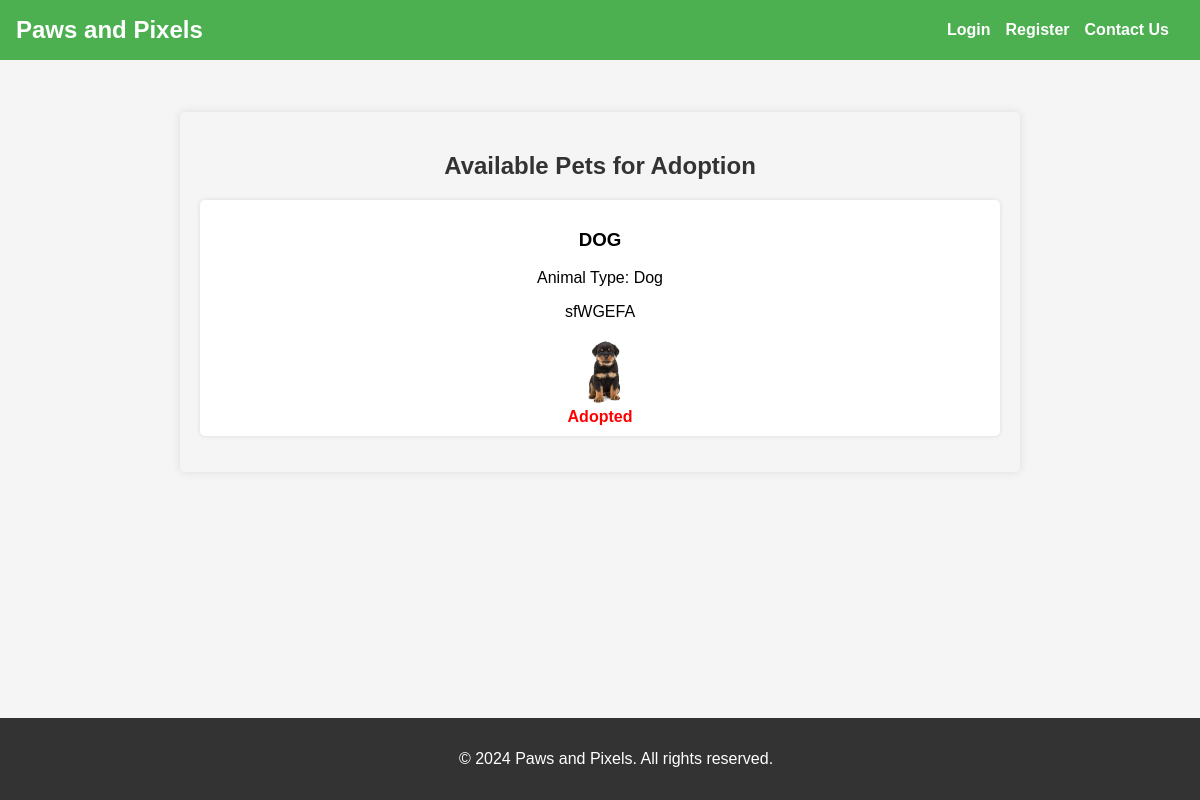
The app's page /adoptions/, older data.
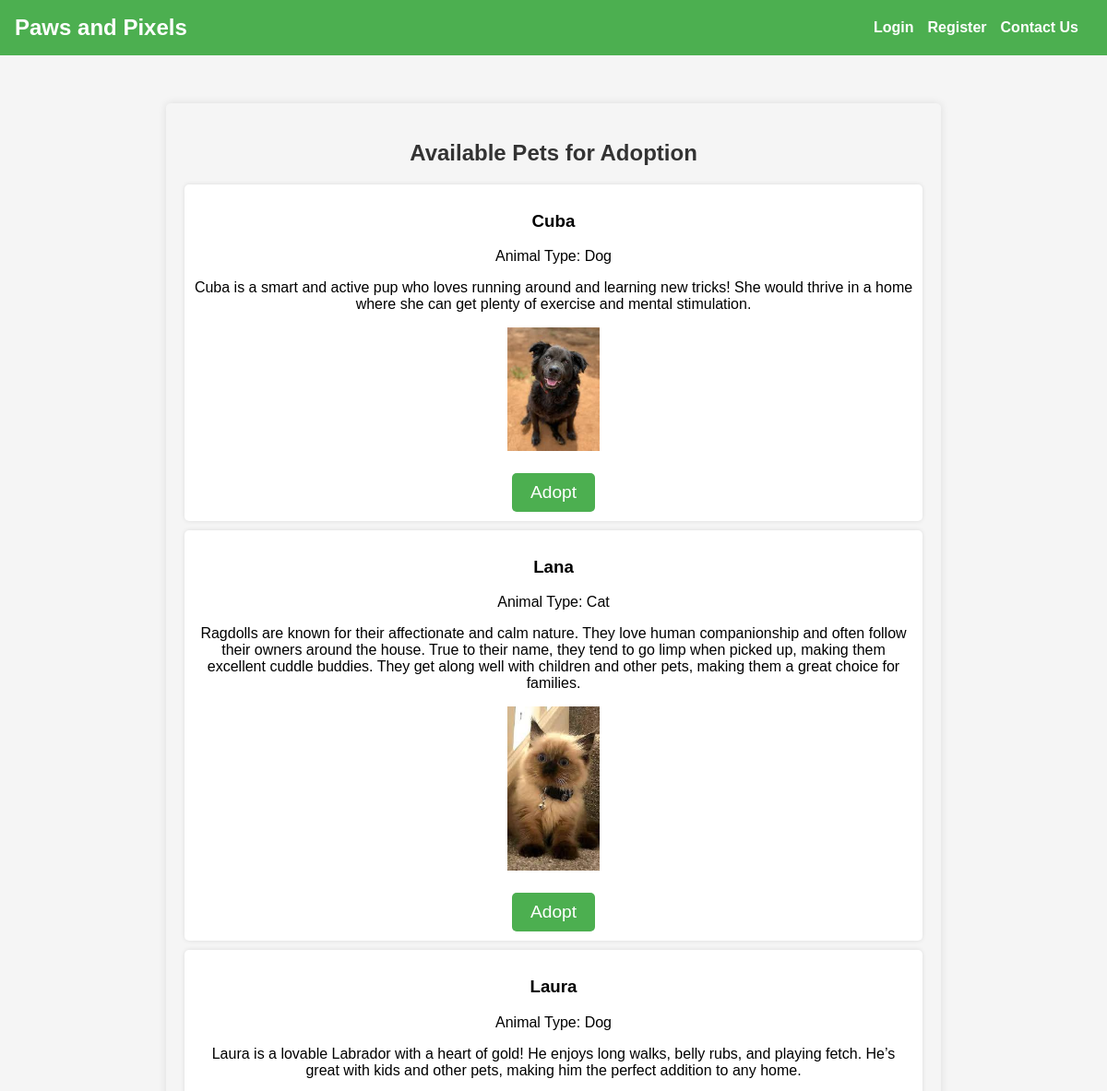
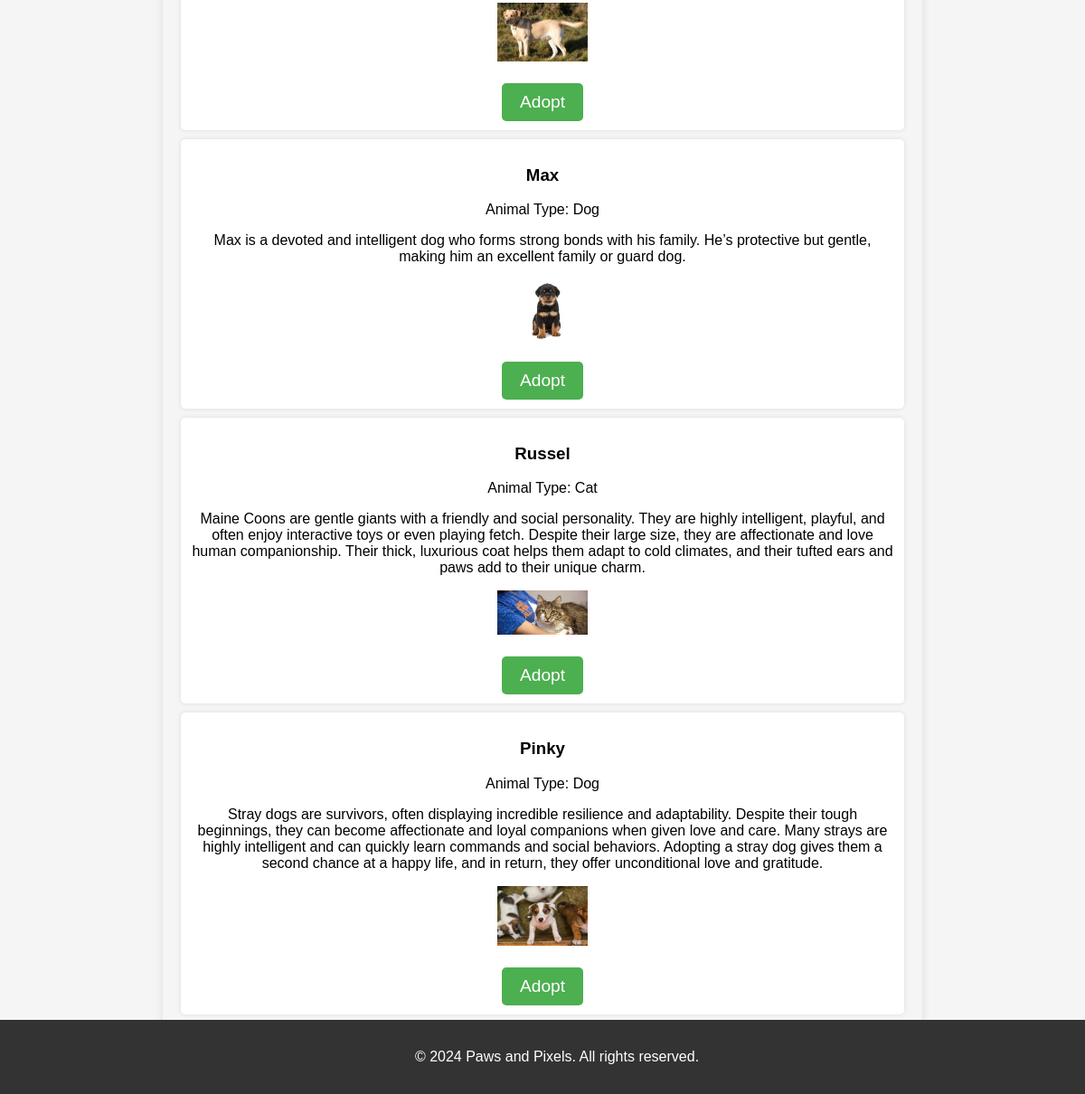
The same page, newer data (2 pictures, top to bottom).
### Home/models.py (models this page shows, shortened)
class Adoption(models.Model):
    animal_name = models.CharField(max_length=100, default='Unknown')
    breed = models.CharField(max_length=100, default='Unknown')
    description = models.TextField()
    available = models.BooleanField(default=True)  # Track if the pet is available
    animal_type = models.CharField(max_length=50)  # e.g., Dog, Cat, Bird
    image = models.ImageField(upload_to='adoptions/', null=True, blank=True, default='0')

### Home/views.py (the view)
# urls.py: path('adoptions/', views.adoptions, name='adoptions'),
def adoptions(request):
    adoptions = Adoption.objects.all()  # Fetch all pets available for adoption
    return render(request, 'adoptions.html', {'adoptions': adoptions})

### Home/templates/Adoptions.html (shortened to what this page needs)
{% extends 'base.html' %}
{% block content %}
<div class="container">
    <div class="adoptions-container">
        <h2>Available Pets for Adoption</h2>
        <ul>
            {% for pet in adoptions %}
            <li>
                <h3>{{ pet.animal_name }}</h3>
                <p>Animal Type: {{ pet.animal_type }}</p>
                <p>{{ pet.description }}</p>
                <img src="{{ pet.image.url }}" alt="{{ pet.animal_name }}" width="100">
                <br>
                {% if pet.available %}
                    <a href="{% url 'adopt_pet' pet.id %}" class="add-adoption-btn">Adopt</a>
                {% else %}
                    <span style="color: red; font-weight: bold;">Adopted</span>
                {% endif %}
            </li>
            {% empty %}
            <p>No pets available for adoption at the moment.</p>
            {% endfor %}
        </ul>
    </div>
</div>
{% endblock %}

### Home/templates/base.html (shortened to what this page needs)
<!DOCTYPE html>
<html lang="en">
<head>
</head>
<body>
    <nav>
        <div class="logo">
            <a href="{% url 'home' %}" style="color: white; text-decoration: none;">Paws and Pixels</a>
        </div>
        <ul>
            {% if user.is_authenticated %}
                <li><a href="{% url 'home' %}">Home</a></li>
                <li><a href="{% url 'contact' %}">Contact Us</a></li>
                <li><a href="{% url 'about' %}">About</a></li>
                <li>
                    <a href="{% url 'view_cart' %}" title="View Cart">
                        🛒 Cart (<span id="cart-count">0</span>)
                    </a>
                </li>
                <li class="dropdown-container">
                    <label for="dropdown">What do you need to do?</label>
                    <select id="dropdown" onchange="navigateToPage(this.value)">
                        <option value="">Select</option>
                        <option value="{% url 'accessories' %}">Accessories</option>
                        <option value="{% url 'adoptions' %}">Adoptions</option>
                    </select>
                </li>
                <li class="dropdown-container">
                    <label for="feedback-dropdown">Feedback</label>
                    <select id="feedback-dropdown" onchange="navigateToPage(this.value)">
                        <option value="">Select</option>
                        <option value="{% url 'feedback' %}">Give Feedback</option>
                        <option value="{% url 'concern' %}">Raise a Concern</option>
                    </select>
                </li>
                <li><a href="{% url 'logout' %}">Logout</a></li>
            {% else %}
                <li><a href="{% url 'login' %}">Login</a></li>
                <li><a href="{% url 'register' %}">Register</a></li>
                <li><a href="{% url 'contact' %}">Contact Us</a></li>
            {% endif %}
        </ul>
    </nav>
    <div class="content">
        {% block content %}
        {% endblock %}
    </div>
    <footer>
        <p>&copy; 2024 Paws and Pixels. All rights reserved.</p>
    </footer>
</body>
</html>

### Home/templates/base.html (style rules this page uses)
body { font-family: Arial, sans-serif; margin: 0; padding: 0; background-color: #f5f5f5; }
nav { background-color: #4caf50; padding: 1rem; display: flex; justify-content: space-between; align-items: center; }
nav ul { list-style-type: none; margin: 0; padding: 0; display: flex; justify-content: flex-start; align-items: center; }
nav ul li { margin-right: 15px; display: flex; align-items: center; }
nav ul li a { color: white; text-decoration: none; font-weight: bold; }
.logo { color: white; font-size: 1.5rem; font-weight: bold; }
footer { background-color: #333; color: white; text-align: center; padding: 1rem; position: fixed; bottom: 0; width: 100%; }
.content { padding: 2rem; }

### Home/templates/Adoptions.html (style rules this page uses)
.container { margin-top: 20px; margin-bottom: 20px; }
.adoptions-container { background-color: #f5f5f5; padding: 20px; border-radius: 5px; box-shadow: 0 0 10px rgba(0, 0, 0, 0.1); text-align: center; max-width: 800px; margin: 0 auto; }
.adoptions-container h2 { margin-bottom: 20px; color: #333; }
.adoptions-container ul { list-style-type: none; padding: 0; }
.adoptions-container li { background-color: #fff; padding: 10px; margin: 10px 0; border-radius: 5px; box-shadow: 0 0 5px rgba(0, 0, 0, 0.1); }
.add-adoption-btn { display: inline-block; background-color: #4CAF50; color: white; padding: 10px 20px; margin-top: 20px; text-decoration: none; border-radius: 5px; font-size: 1.2em; }

Row changes from the older to the newer data that the page shows:
removed Adoption: animal_name "DOG", animal_type "Dog", description "sfWGEFA", image (picture), available "Adopted"
added Adoption: animal_name "Cuba", animal_type "Dog", description "Cuba is a smart and active pup who loves running around and learning new tricks! She would thrive in a home where she can get plenty of exercise and mental stimulation.", image (picture), available "Adopt"
added Adoption: animal_name "Lana", animal_type "Cat", description "Ragdolls are known for their affectionate and calm nature. They love human companionship and often follow their owners around the house. True to their name, they tend to go limp when picked up, making them excellent cuddle buddies. They get along well with children and other pets, making them a great choice for families.", image (picture), available "Adopt"
added Adoption: animal_name "Laura", animal_type "Dog", description "Laura is a lovable Labrador with a heart of gold! He enjoys long walks, belly rubs, and playing fetch. He’s great with kids and other pets, making him the perfect addition to any home.", image (picture), available "Adopt"
added Adoption: animal_name "Max", animal_type "Dog", description "Max is a devoted and intelligent dog who forms strong bonds with his family. He’s protective but gentle, making him an excellent family or guard dog.", image (picture), available "Adopt"
added Adoption: animal_name "Russel", animal_type "Cat", description "Maine Coons are gentle giants with a friendly and social personality. They are highly intelligent, playful, and often enjoy interactive toys or even playing fetch. Despite their large size, they are affectionate and love human companionship. Their thick, luxurious coat helps them adapt to cold climates, and their tufted ears and paws add to their unique charm.", image (picture), available "Adopt"
added Adoption: animal_name "Pinky", animal_type "Dog", description "Stray dogs are survivors, often displaying incredible resilience and adaptability. Despite their tough beginnings, they can become affectionate and loyal companions when given love and care. Many strays are highly intelligent and can quickly learn commands and social behaviors. Adopting a stray dog gives them a second chance at a happy life, and in return, they offer unconditional love and gratitude.", image (picture), available "Adopt"
